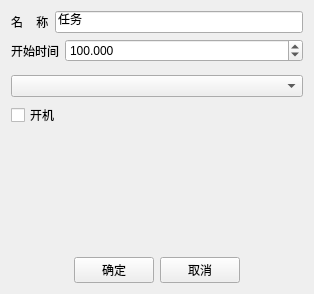
<?xml version="1.0" encoding="UTF-8"?>
<ui version="4.0">
 <class>ByySensorOperTaskWidget</class>
 <widget class="QWidget" name="ByySensorOperTaskWidget">
  <property name="geometry">
   <rect>
    <x>0</x>
    <y>0</y>
    <width>314</width>
    <height>294</height>
   </rect>
  </property>
  <property name="windowTitle">
   <string>传感器操作</string>
  </property>
  <layout class="QVBoxLayout" name="verticalLayout">
   <item>
    <layout class="QHBoxLayout" name="horizontalLayout_5">
     <item>
      <widget class="QLabel" name="nameLabel">
       <property name="text">
        <string>名    称</string>
       </property>
      </widget>
     </item>
     <item>
      <widget class="QLineEdit" name="nameEdit">
       <property name="text">
        <string>任务</string>
       </property>
      </widget>
     </item>
    </layout>
   </item>
   <item>
    <layout class="QHBoxLayout" name="horizontalLayout_6">
     <item>
      <widget class="QLabel" name="startTimeLabel">
       <property name="text">
        <string>开始时间</string>
       </property>
      </widget>
     </item>
     <item>
      <widget class="QDoubleSpinBox" name="startTimeSpinBox">
       <property name="sizePolicy">
        <sizepolicy hsizetype="Expanding" vsizetype="Fixed">
         <horstretch>0</horstretch>
         <verstretch>0</verstretch>
        </sizepolicy>
       </property>
       <property name="decimals">
        <number>3</number>
       </property>
       <property name="maximum">
        <double>99999.990000000005239</double>
       </property>
       <property name="singleStep">
        <double>0.000000000000000</double>
       </property>
       <property name="value">
        <double>100.000000000000000</double>
       </property>
      </widget>
     </item>
    </layout>
   </item>
   <item>
    <spacer name="verticalSpacer">
     <property name="orientation">
      <enum>Qt::Vertical</enum>
     </property>
    </spacer>
   </item>
   <item>
    <widget class="QComboBox" name="comboBox"/>
   </item>
   <item>
    <widget class="QCheckBox" name="checkBox">
     <property name="text">
      <string>开机</string>
     </property>
    </widget>
   </item>
   <item>
    <spacer name="verticalSpacer_2">
     <property name="orientation">
      <enum>Qt::Vertical</enum>
     </property>
     <property name="sizeHint" stdset="0">
      <size>
       <width>20</width>
       <height>40</height>
      </size>
     </property>
    </spacer>
   </item>
   <item>
    <layout class="QHBoxLayout" name="horizontalLayout_4">
     <item>
      <spacer name="horizontalSpacer">
       <property name="orientation">
        <enum>Qt::Horizontal</enum>
       </property>
       <property name="sizeHint" stdset="0">
        <size>
         <width>40</width>
         <height>20</height>
        </size>
       </property>
      </spacer>
     </item>
     <item>
      <widget class="QPushButton" name="pushButton">
       <property name="text">
        <string>确定</string>
       </property>
      </widget>
     </item>
     <item>
      <widget class="QPushButton" name="pushButton_2">
       <property name="text">
        <string>取消</string>
       </property>
      </widget>
     </item>
     <item>
      <spacer name="horizontalSpacer_2">
       <property name="orientation">
        <enum>Qt::Horizontal</enum>
       </property>
       <property name="sizeHint" stdset="0">
        <size>
         <width>40</width>
         <height>20</height>
        </size>
       </property>
      </spacer>
     </item>
    </layout>
   </item>
  </layout>
 </widget>
 <layoutdefault spacing="6" margin="11"/>
 <resources/>
 <connections/>
</ui>
